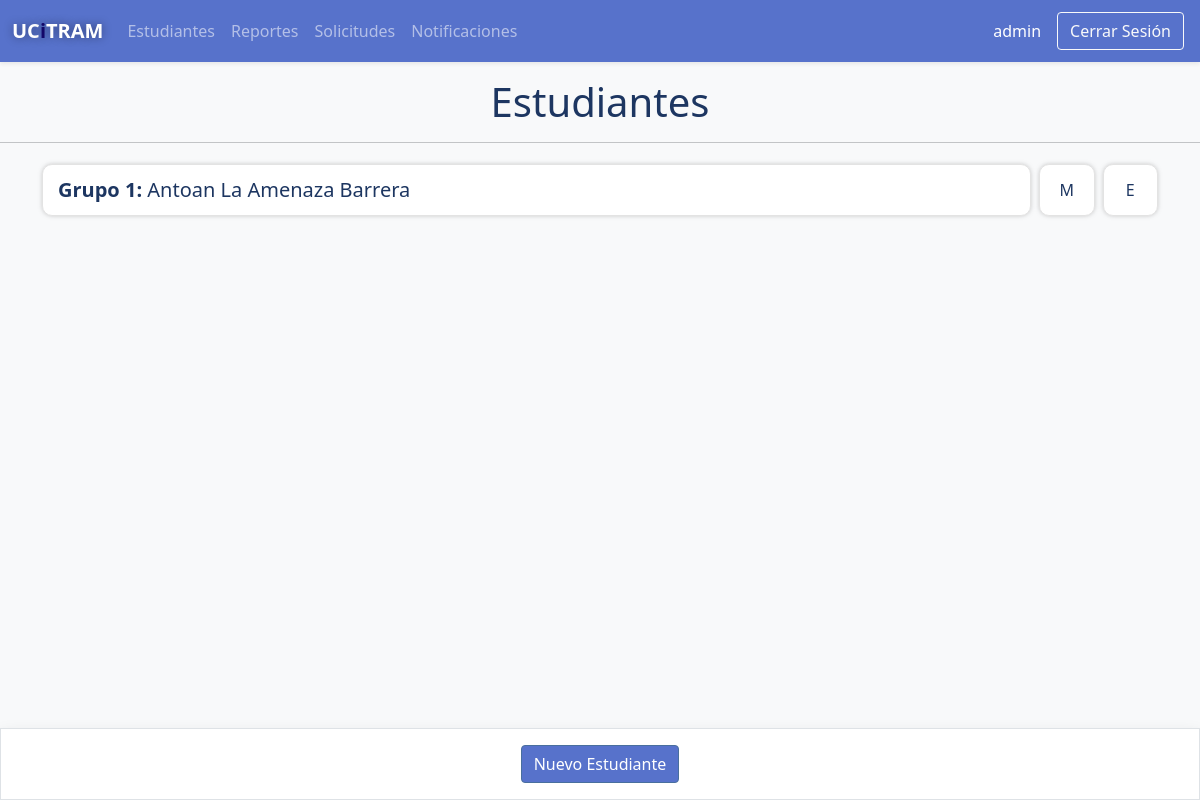
Page /secretario/estudiantes/ (signed in) on the committed database.
### app/models.py (models this page shows)
class Usuario(models.Model):
  usuario = models.OneToOneField(User, on_delete = models.CASCADE, primary_key = 1)
  rol = models.CharField(max_length = 20, blank = 0, null = 0)
  class Meta:
    verbose_name = 'Usuario'
    verbose_name_plural = 'Usuarios'
    db_table = 'usuario'

class Estudiante(Usuario):
  grupo = models.CharField(max_length = 20, null = 0, blank = 0)
  anno = models.IntegerField(default = 1)
  class Meta:
    verbose_name = 'Estudiante'
    verbose_name_plural = 'Estudiantes'
    db_table = 'estudiantes'

class Usuario(models.Model):
  usuario = models.OneToOneField(User, on_delete = models.CASCADE, primary_key = 1)
  rol = models.CharField(max_length = 20, blank = 0, null = 0)
  class Meta:
    verbose_name = 'Usuario'
    verbose_name_plural = 'Usuarios'
    db_table = 'usuario'

### app/views/secretario/views.py (the view)
# urls.py: path('estudiantes/', ListarEstudiantes.as_view(), name='listar_estudiantes'),
class ListarEstudiantes(ListView):
  rol = 'secretario'
  model = Estudiante
  template_name = 'secretario/estudiantes/listar_estudiantes.html'
  def get_queryset(self):
    return Estudiante.objects.all().order_by('usuario__first_name')

### templates/secretario/estudiantes/listar_estudiantes.html
{% extends "layout/base_secretario.html" %}
{% load static %}
{% block 'sub-estilos' %}
<link rel="stylesheet" href="{% static 'css/secretario/lista.css' %}">
{% endblock %}
{% block 'contenido' %}
  <div class="fixed-bottom d-flex p-3 justify-content-center bg-white border shadow">
    <a href="{% url 'crear_estudiante' %}" class="btn btn-secretario">Nuevo Estudiante</a>
  </div>
  <div class='text-center mt-3 user-select-none'>
    <h1>Estudiantes</h1>
  </div>
  <hr>
  <div class="container">
    <div class='lista'>
      {% for estudiante in object_list %}
      <div class="lista-item">
        <a class="lista-item-link" href="{% url 'visualizar_estudiante' estudiante.pk %}"
        style="font-size: 20px;">
        <b>Grupo {{estudiante.grupo}}:</b>
        {{estudiante.usuario.first_name}}
        {{estudiante.usuario.last_name}}
      </a>
      <a href="{% url 'modificar_estudiante' estudiante.pk %}" class="lista-item-btn btn-modificar">M</a>
      <a href="{% url 'eliminar_estudiante' estudiante.pk %}" class="lista-item-btn btn-eliminar">E</a>
      </div>
      {% endfor %}
    </div>
    <div class="mt-5 p-4"></div>
  </div>
{% endblock %}

### templates/layout/base.html (shortened to what this page needs)
{% load static %}
<!DOCTYPE html>
<html>
<head>
  <link rel="stylesheet" href="{% static 'bootstrap/css/bootstrap.min.css' %}">
  {% block 'estilos' %}{% endblock %}
</head>
<body class='bg-light'>
  <div class="sticky-top user-select-none">
    <nav class="shadow-sm navbar navbar-expand-lg bg-body-tertiary navbar-dark{% block 'nav_class' %}{% endblock %}">
      <div class="container-fluid">
        <a href="" class="navbar-brand fw-bold" style="text-shadow: 0 0 10px  rgba(3, 0, 14, 0.427);">
          UC<b style="color: #14086b;">i</b>TRAM
        </a>
        <div class="collapse navbar-collapse" id="navbarNavAltMarkup">
          <div class="navbar-nav">
            {% block 'nav_links' %}
            {% endblock %}
          </div>
          <div class="w-100 p-1 d-flex justify-content-end align-items-center">
            <span class='me-3 fw-b text-white'>{{request.user.username}}</span>
            <form action="{% url 'logout' %}" method='post'>
              <button class='btn btn-outline-light'>Cerrar Sesión</button>
            </form>
          </div>
        </div>
      </div>
    </nav>
  </div>
  {% block 'contenido' %} {% endblock %}
</body>
</html>

### static/css/secretario/secretario.css (style rules this page uses)
:root { --color-bg: rgb(110, 87, 203); --color-bg-dark: rgb(90, 73, 158); --color-bg-darker: rgb(43, 29, 97); --color-outline: rgba(110, 87, 203, 0.545); --border-color-gray: #e3e3e3; --down-transparent: #38295ef6; }
.custom-nav { background-color: var(--color-bg); }
h1 { color: var(--color-bg-darker); }
.btn-secretario { background-color: var(--color-bg); border-color: var(--color-bg-dark); color: #fff; transition: all 0.2s; }

### static/css/estudiante/lista.css (style rules this page uses)
:root { --color-bg: rgb(87, 114, 203); --color-bg-dark: rgb(73, 111, 158); --color-bg-darker: rgb(29, 54, 97); --color-outline: rgba(87, 122, 203, 0.545); --border-color-gray: #e3e3e3; --down-transparent: #293f5ef6; }
.lista { display: flex; flex-direction: column; }
.lista-item { display: flex; transition: all .1s; animation: aparecer .5s forwards; }
.lista-item-link { overflow: hidden; word-wrap: break-word; width: 90%; margin: 5px 0; background-color: #fff; color: var(--color-bg-darker); padding: 10px 15px; border-radius: 10px; text-decoration: none; border: .8px solid var(--border-color-gray); transition: all .1s; box-shadow: 0 0 4px #7979795a; }
.lista-item-btn { max-height: 60px; width: 5%; min-width: 50px; margin: 5px 0; background-color: #fff; color: var(--color-bg-darker); padding: 10px 15px; border-radius: 10px; text-decoration: none; border: .8px solid var(--border-color-gray); transition: all .1s; box-shadow: 0 0 4px #7979795a; display: flex; align-items: center; justify-content: center; }
.btn-modificar { margin-left: 8px; margin-right: 8px; }

### rows in the picture
Estudiante: grupo "1", usuario.first_name "Antoan", usuario.last_name "La Amenaza Barrera"

### other values in the picture
{{ request.user.username }} "admin"
